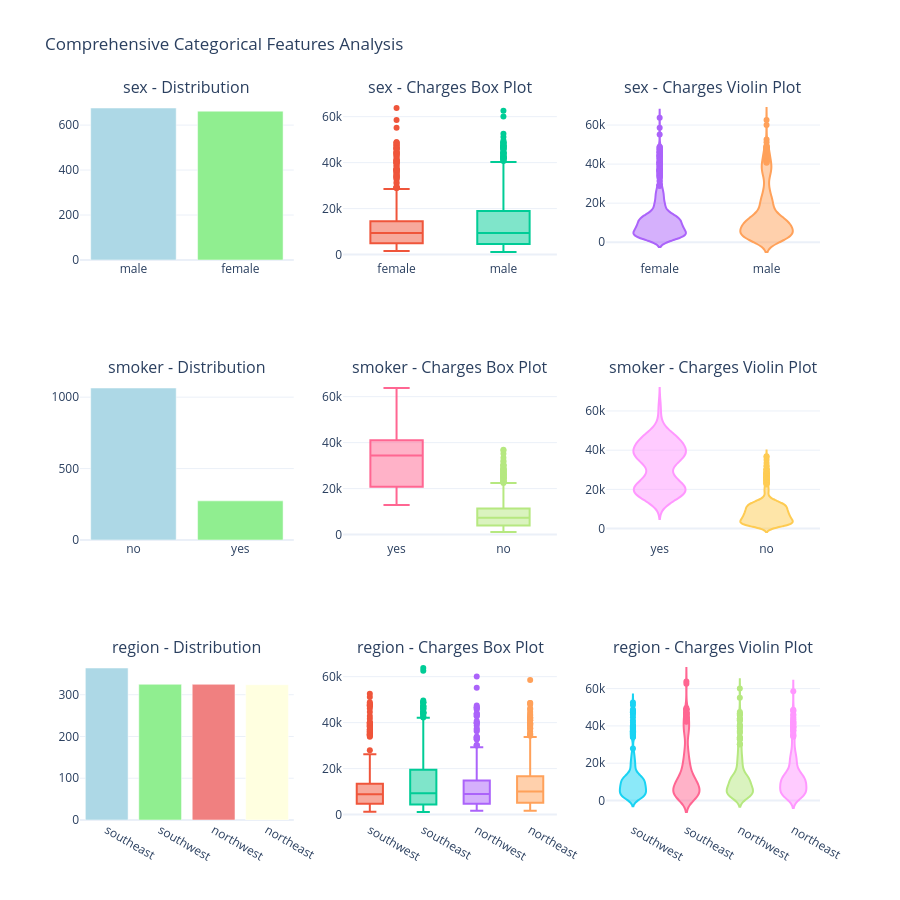

The notebook cell saved with this chart:
### Code cell
# ============================================================================
# CATEGORICAL FEATURES VISUALIZATION
# ============================================================================

# Create subplots for categorical analysis
fig = make_subplots(
    rows=3, cols=3,
    subplot_titles=[f'{feat} - {plot}' 
                   for feat in categorical_features 
                   for plot in ['Distribution', 'Charges Box Plot', 'Charges Violin Plot']],
    specs=[[{'type': 'bar'}, {'type': 'box'}, {'type': 'violin'}]
          for _ in range(len(categorical_features))]
)

colors = ['lightblue', 'lightgreen', 'lightcoral', 'lightyellow']

for idx, feature in enumerate(categorical_features, 1):
    # Bar plot for distribution
    value_counts = df[feature].value_counts()
    fig.add_trace(
        go.Bar(x=value_counts.index, y=value_counts.values,
              marker_color=colors, showlegend=False),
        row=idx, col=1
    )
    
    # Box plot for charges by category
    for category in df[feature].unique():
        fig.add_trace(
            go.Box(y=df[df[feature] == category]['charges'],
                  name=str(category), showlegend=False),
            row=idx, col=2
        )
    
    # Violin plot for charges by category
    for category in df[feature].unique():
        fig.add_trace(
            go.Violin(y=df[df[feature] == category]['charges'],
                     name=str(category), showlegend=False),
            row=idx, col=3
        )

fig.update_layout(height=900, title_text="Comprehensive Categorical Features Analysis")
fig.show()

# Create detailed smoker analysis (most important categorical variable)
print_divider("SPECIAL FOCUS: SMOKER STATUS IMPACT", style="=")

smoker_stats = df.groupby('smoker')['charges'].agg([
    ('Count', 'count'),
    ('Mean', 'mean'),
    ('Median', 'median'),
    ('Std', 'std'),
    ('Min', 'min'),
    ('Q1', lambda x: x.quantile(0.25)),
    ('Q3', lambda x: x.quantile(0.75)),
    ('Max', 'max')
]).round(2)

display(smoker_stats)

# Calculate the impact
smoker_mean = df[df['smoker'] == 'yes']['charges'].mean()
non_smoker_mean = df[df['smoker'] == 'no']['charges'].mean()
impact_absolute = smoker_mean - non_smoker_mean
impact_percentage = ((smoker_mean - non_smoker_mean) / non_smoker_mean) * 100

print(f"\n💡 KEY INSIGHT:")
print(f"Smokers pay ${impact_absolute:,.2f} more on average")
print(f"This represents a {impact_percentage:.1f}% increase in insurance charges!")

# Statistical test for smoker impact
smoker_charges = df[df['smoker'] == 'yes']['charges']
non_smoker_charges = df[df['smoker'] == 'no']['charges']

# t-test
t_stat, t_pvalue = stats.ttest_ind(smoker_charges, non_smoker_charges)
print(f"\n🔬 Independent t-test (Smoker vs Non-Smoker):")
print(f"  t-statistic: {t_stat:.4f}")
print(f"  p-value: {t_pvalue:.10f}")

# Mann-Whitney U test (non-parametric alternative)
u_stat, u_pvalue = stats.mannwhitneyu(smoker_charges, non_smoker_charges)
print(f"\n🔬 Mann-Whitney U test (non-parametric):")
print(f"  U-statistic: {u_stat:.4f}")
print(f"  p-value: {u_pvalue:.10f}")

# Cohen's d (effect size)
pooled_std = np.sqrt(((len(smoker_charges)-1) * smoker_charges.std()**2 + 
                      (len(non_smoker_charges)-1) * non_smoker_charges.std()**2) / 
                     (len(smoker_charges) + len(non_smoker_charges) - 2))
cohens_d = (smoker_charges.mean() - non_smoker_charges.mean()) / pooled_std
print(f"\n📏 Cohen's d (effect size): {cohens_d:.4f}")

if abs(cohens_d) > 0.8:
    effect = "Large"
elif abs(cohens_d) > 0.5:
    effect = "Medium"
elif abs(cohens_d) > 0.2:
    effect = "Small"
else:
    effect = "Negligible"
    
print(f"  → {effect} effect size")

### Figure 1 — Plotly figure (JSON) as saved in the notebook; plotly's stock layout.template omitted (floating-point values rounded to 4 significant figures; data arrays with more than 128 entries replaced by an {"elided": "..."} marker saying what was removed)
{"data": [{"marker": {"color": ["lightblue", "lightgreen", "lightcoral", "lightyellow"]}, "showlegend": false, "type": "bar", "x": ["male", "female"], "xaxis": "x", "y": [676, 662], "yaxis": "y"}, {"name": "female", "showlegend": false, "type": "box", "xaxis": "x2", "y": {"elided": "662 float values"}, "yaxis": "y2"}, {"name": "male", "showlegend": false, "type": "box", "xaxis": "x2", "y": {"elided": "676 float values"}, "yaxis": "y2"}, {"name": "female", "showlegend": false, "type": "violin", "xaxis": "x3", "y": {"elided": "662 float values"}, "yaxis": "y3"}, {"name": "male", "showlegend": false, "type": "violin", "xaxis": "x3", "y": {"elided": "676 float values"}, "yaxis": "y3"}, {"marker": {"color": ["lightblue", "lightgreen", "lightcoral", "lightyellow"]}, "showlegend": false, "type": "bar", "x": ["no", "yes"], "xaxis": "x4", "y": [1064, 274], "yaxis": "y4"}, {"name": "yes", "showlegend": false, "type": "box", "xaxis": "x5", "y": {"elided": "274 float values"}, "yaxis": "y5"}, {"name": "no", "showlegend": false, "type": "box", "xaxis": "x5", "y": {"elided": "1064 float values"}, "yaxis": "y5"}, {"name": "yes", "showlegend": false, "type": "violin", "xaxis": "x6", "y": {"elided": "274 float values"}, "yaxis": "y6"}, {"name": "no", "showlegend": false, "type": "violin", "xaxis": "x6", "y": {"elided": "1064 float values"}, "yaxis": "y6"}, {"marker": {"color": ["lightblue", "lightgreen", "lightcoral", "lightyellow"]}, "showlegend": false, "type": "bar", "x": ["southeast", "southwest", "northwest", "northeast"], "xaxis": "x7", "y": [364, 325, 325, 324], "yaxis": "y7"}, {"name": "southwest", "showlegend": false, "type": "box", "xaxis": "x8", "y": {"elided": "325 float values"}, "yaxis": "y8"}, {"name": "southeast", "showlegend": false, "type": "box", "xaxis": "x8", "y": {"elided": "364 float values"}, "yaxis": "y8"}, {"name": "northwest", "showlegend": false, "type": "box", "xaxis": "x8", "y": {"elided": "325 float values"}, "yaxis": "y8"}, {"name": "northeast", "showlegend": false, "type": "box", "xaxis": "x8", "y": {"elided": "324 float values"}, "yaxis": "y8"}, {"name": "southwest", "showlegend": false, "type": "violin", "xaxis": "x9", "y": {"elided": "325 float values"}, "yaxis": "y9"}, {"name": "southeast", "showlegend": false, "type": "violin", "xaxis": "x9", "y": {"elided": "364 float values"}, "yaxis": "y9"}, {"name": "northwest", "showlegend": false, "type": "violin", "xaxis": "x9", "y": {"elided": "325 float values"}, "yaxis": "y9"}, {"name": "northeast", "showlegend": false, "type": "violin", "xaxis": "x9", "y": {"elided": "324 float values"}, "yaxis": "y9"}], "layout": {"annotations": [{"font": {"size": 16}, "showarrow": false, "text": "sex - Distribution", "x": 0.1444, "xanchor": "center", "xref": "paper", "y": 1, "yanchor": "bottom", "yref": "paper"}, {"font": {"size": 16}, "showarrow": false, "text": "sex - Charges Box Plot", "x": 0.5, "xanchor": "center", "xref": "paper", "y": 1, "yanchor": "bottom", "yref": "paper"}, {"font": {"size": 16}, "showarrow": false, "text": "sex - Charges Violin Plot", "x": 0.8556, "xanchor": "center", "xref": "paper", "y": 1, "yanchor": "bottom", "yref": "paper"}, {"font": {"size": 16}, "showarrow": false, "text": "smoker - Distribution", "x": 0.1444, "xanchor": "center", "xref": "paper", "y": 0.6111, "yanchor": "bottom", "yref": "paper"}, {"font": {"size": 16}, "showarrow": false, "text": "smoker - Charges Box Plot", "x": 0.5, "xanchor": "center", "xref": "paper", "y": 0.6111, "yanchor": "bottom", "yref": "paper"}, {"font": {"size": 16}, "showarrow": false, "text": "smoker - Charges Violin Plot", "x": 0.8556, "xanchor": "center", "xref": "paper", "y": 0.6111, "yanchor": "bottom", "yref": "paper"}, {"font": {"size": 16}, "showarrow": false, "text": "region - Distribution", "x": 0.1444, "xanchor": "center", "xref": "paper", "y": 0.2222, "yanchor": "bottom", "yref": "paper"}, {"font": {"size": 16}, "showarrow": false, "text": "region - Charges Box Plot", "x": 0.5, "xanchor": "center", "xref": "paper", "y": 0.2222, "yanchor": "bottom", "yref": "paper"}, {"font": {"size": 16}, "showarrow": false, "text": "region - Charges Violin Plot", "x": 0.8556, "xanchor": "center", "xref": "paper", "y": 0.2222, "yanchor": "bottom", "yref": "paper"}], "height": 900, "title": {"text": "Comprehensive Categorical Features Analysis"}, "xaxis": {"anchor": "y", "domain": [0, 0.2889]}, "xaxis2": {"anchor": "y2", "domain": [0.3556, 0.6444]}, "xaxis3": {"anchor": "y3", "domain": [0.7111, 1]}, "xaxis4": {"anchor": "y4", "domain": [0, 0.2889]}, "xaxis5": {"anchor": "y5", "domain": [0.3556, 0.6444]}, "xaxis6": {"anchor": "y6", "domain": [0.7111, 1]}, "xaxis7": {"anchor": "y7", "domain": [0, 0.2889]}, "xaxis8": {"anchor": "y8", "domain": [0.3556, 0.6444]}, "xaxis9": {"anchor": "y9", "domain": [0.7111, 1]}, "yaxis": {"anchor": "x", "domain": [0.7778, 1]}, "yaxis2": {"anchor": "x2", "domain": [0.7778, 1]}, "yaxis3": {"anchor": "x3", "domain": [0.7778, 1]}, "yaxis4": {"anchor": "x4", "domain": [0.3889, 0.6111]}, "yaxis5": {"anchor": "x5", "domain": [0.3889, 0.6111]}, "yaxis6": {"anchor": "x6", "domain": [0.3889, 0.6111]}, "yaxis7": {"anchor": "x7", "domain": [0, 0.2222]}, "yaxis8": {"anchor": "x8", "domain": [0, 0.2222]}, "yaxis9": {"anchor": "x9", "domain": [0, 0.2222]}}}
